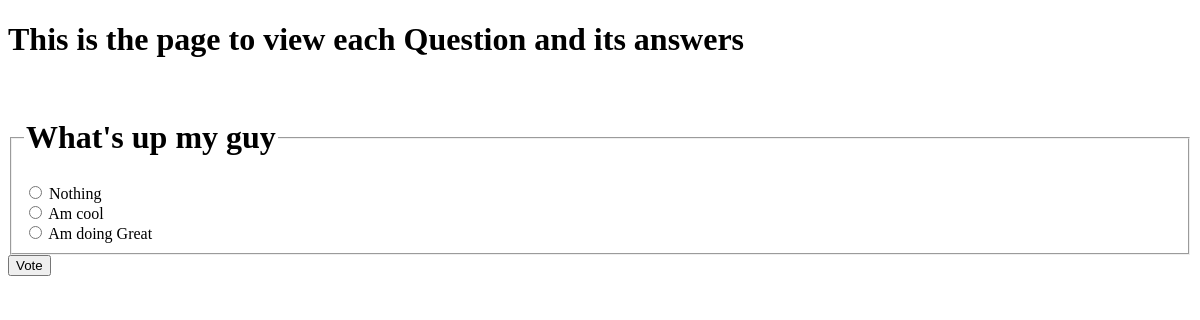
The app's page /1/, older data.
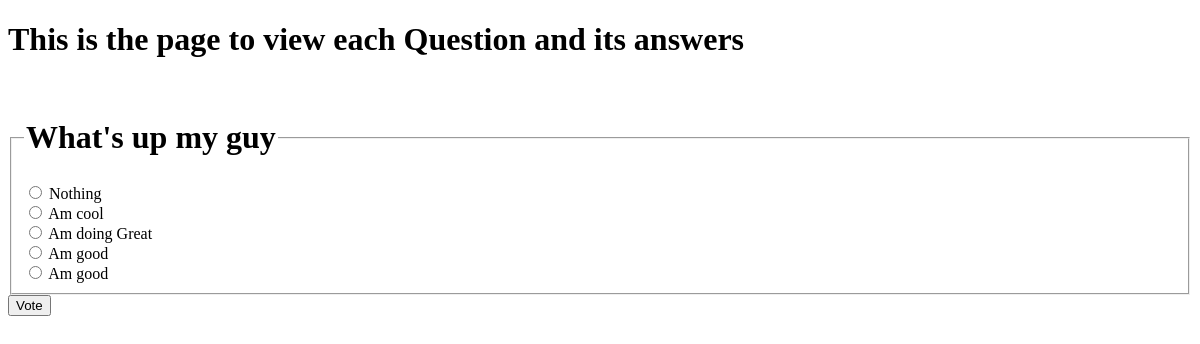
The same page, newer data.
### pollsite/models.py (models this page shows, shortened)
class Answer(models.Model):
    question=models.ForeignKey(Question, on_delete=models.CASCADE) # Relationship, association
    answer_txt=models.CharField(max_length=100)
    votes=models.IntegerField(default=0)

### pollsite/views.py (the view)
# urls.py: path("<int:pk>/", views.DetailView.as_view(), name="detail"),
class DetailView(generic.DetailView):
    model=Question
    template_name="pollsite/detail.html"

### pollsite/templates/pollsite/detail.html (shortened to what this page needs)
<!DOCTYPE html>
<html>
    <head>
        <link rel="stylesheet" href="">
    </head>
    <body>
        <h1>This is the page to view each Question and its answers</h1> <br/>
        <form action="{% url 'pollsite:vote' question.id%}" method="post">
            <fieldset>
                <legend><h1>{{ question.question_txt }}</h1></legend>
                {% for ans in question.answer_set.all %}
                    <input type="radio" name="ans" id="ans{{ forloop.counter }}" value="{{ ans.id }}">
                    <label for="ans{ forloop.counter }}">{{ ans.answer_txt }}</label><br>
                {% endfor %}
            </fieldset>
            <input type="submit" value="Vote">
            </form>
    </body>
</html>

Row changes from the older to the newer data that the page shows:
added Answer: answer_txt "Am good"
added Answer: answer_txt "Am good"
